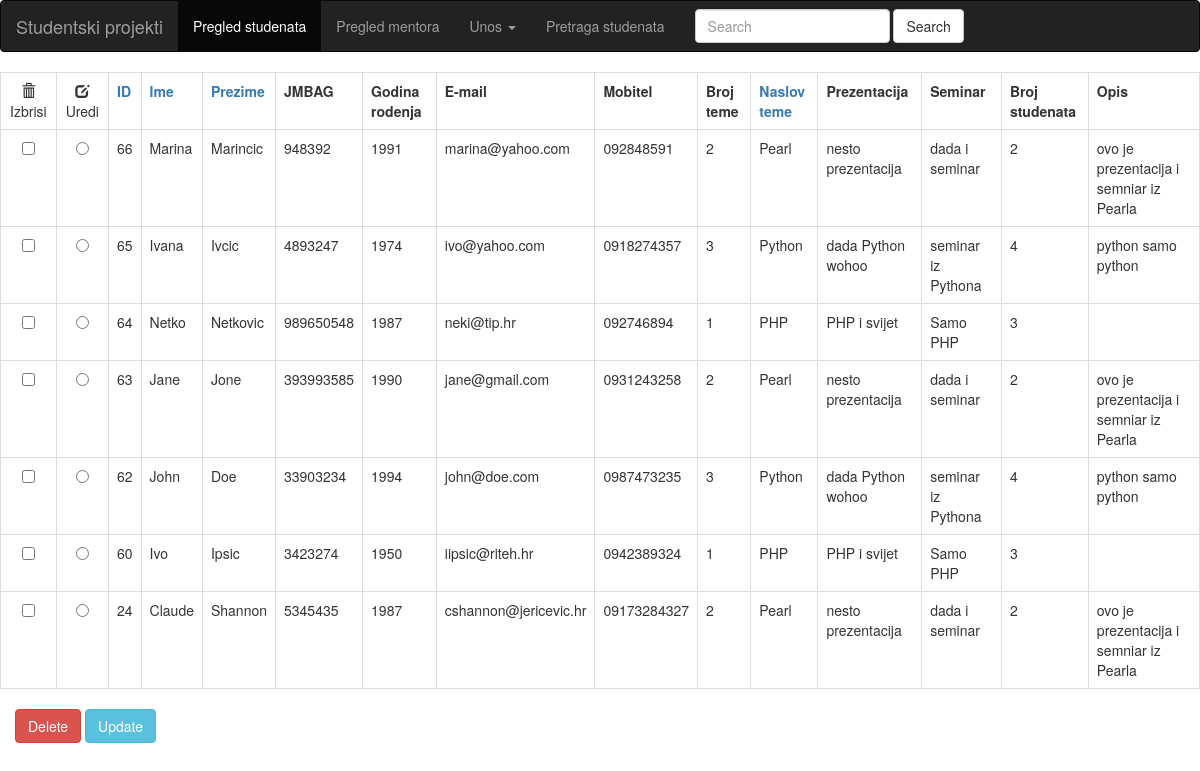
Page /sort_student.php?sortID=desc on the committed database.
### tables this page shows
CREATE TABLE `student` (
  `idStudent` int(11) NOT NULL,
  `ime` char(20) NOT NULL,
  `prezime` char(40) NOT NULL,
  `JMBAG` bigint(10) NOT NULL,
  `godRod` int(5) NOT NULL,
  `mob` varchar(20) NOT NULL,
  `email` varchar(50) NOT NULL,
  `idTema` int(11) NOT NULL
);

CREATE TABLE `tema` (
  `idTema` int(11) NOT NULL,
  `jezik` varchar(50) NOT NULL,
  `prezentacija` varchar(100) NOT NULL,
  `seminar` varchar(100) NOT NULL,
  `brStudenti` int(11) NOT NULL,
  `opis` text,
  `idRaspored` int(11) NOT NULL
);

### sort_student.php (the view, shortened to what this page needs)
<?php
$linkAscDescIme = "asc";
$linkAscDescPrezime = "desc";
$linkAscDescID = "desc";
$linkAscDescNaslov = "desc";
$redoslijed = "SELECT * FROM student JOIN tema ON student.idTema = tema.idTema";
$result = izvrsiQuery($redoslijed);
if (isset($_GET['sortID'])) {
    $linkAscDescID= $_GET['sortID'];
    if(isset($linkAscDescID) and $linkAscDescID=="asc"){
        $linkAscDescID="desc";
    } else {
        $linkAscDescID="asc";
    }
}
if (isset($_GET['sortID'])) {
    switch ($_GET['sortID']) {
               case "desc":
                     $redoslijed = "SELECT * FROM student JOIN tema ON student.idTema = tema.idTema ORDER BY student.idStudent DESC";
                     break;
    }
    $result = izvrsiQuery($redoslijed);
}
function izvrsiQuery($query)
{
    $dbuser = "DB_USER";
	$dbpass = "DB_PASS";
	$dbname = "DB_NAME";
    $conn = mysqli_connect("localhost", $dbuser,  $dbpass)
    or die("Pogreska spajanja: " . mysqli_error($conn));
    mysqli_select_db($conn, $dbname);
    $result = mysqli_query($conn, $query);
    return $result;
}
?>
<!DOCTYPE html>
<html>
    <head>
      <link href = "//maxcdn.bootstrapcdn.com/bootstrap/3.3.1/css/bootstrap.min.css" rel = "stylesheet">
       <nav class="navbar navbar-inverse">
      <div class="container-fluid">
        <div class="navbar-header">
          <a class="navbar-brand" href="index.php">Studentski projekti</a>
        </div>
        <ul class="nav navbar-nav">
          <li class="active"><a href="sort_student.php">Pregled studenata</a></li>
      <li><a href="table_mentor.php">Pregled mentora</a></li>
         <li class="dropdown">
            <a class="dropdown-toggle" data-toggle="dropdown" href="unos_raspored.php">Unos
            <span class="caret"></span></a>
        </li>
          <li><a href="find_student.php">Pretraga studenata</a></li>
        </ul>
        <form class="navbar-form navbar-left" action="find_student.php" method="GET">
            <div class="form-group">
             <input type="text" name="searching" class="form-control" placeholder="Search">
            </div>
           <input type="submit" value="Search" class="btn btn-default">
          </form>
      </div>
    </nav>
    </head>
    <body>
        <form action="sort_student.php" method="GET">
            <table class="table table-bordered table-hover">
                <tr>
                    <td align="center"><span class="glyphicon glyphicon-trash"></span> Izbrisi</td>
                    <td align="center"><span class="glyphicon glyphicon-edit"></span> Uredi</td>
                    <?php echo "<th><a href='sort_student.php?sortID=$linkAscDescID'>ID</a></th>" ?>
                    <?php echo "<th><a href='sort_student.php?sortIme=$linkAscDescIme'>Ime</a></th>" ?>
                    <?php echo "<th><a href='sort_student.php?sortPrezime=$linkAscDescPrezime'>Prezime</a></th>" ?>
                    <th>JMBAG</th>
                    <th>Godina rodenja</th>
                    <th>E-mail</th>
                    <th>Mobitel</th>
                    <th>Broj teme</th>
                     <?php echo "<th><a href='sort_student.php?sortNaslov=$linkAscDescNaslov'>Naslov teme</a></th>" ?>
                    <th>Prezentacija</th>
                    <th>Seminar</th>
                    <th>Broj studenata</th>
                    <th>Opis</th>
                </tr>
                <?php while ($row = mysqli_fetch_array($result)):?>
                <tr>
                <td align="center"><input name="checkboxDelete" type="checkbox" id="checkbox" value="<?php echo $row['idStudent']?>"></td>
                 <td align="center"><input name="radioUpdate" type="radio" id="radio" value="<?php echo $row['idStudent']?>"></td>
                    <td><?php echo $row['idStudent'];?></td>
                    <td><?php echo $row['ime'];?></td>
                    <td><?php echo $row['prezime'];?></td>
                    <td><?php echo $row['JMBAG'];?></td>
                    <td><?php echo $row['godRod'];?></td>
                    <td><?php echo $row['email'];?></td>
                    <td><?php echo $row['mob'];?></td>
                    <td><?php echo $row['idTema'];?></td>
                    <td><?php echo $row['jezik'];?></td>
                    <td><?php echo $row['prezentacija'];?></td>
                    <td><?php echo $row['seminar'];?></td>
                    <td><?php echo $row['brStudenti'];?></td>
                    <td><?php echo $row['opis'];?></td>
					<?php endwhile;?>
				</tr>
            </table>
            <div class="container pull-left">
             <div class="row">
                <div class="col-lg-5">
                <input class="btn btn-danger" name="delete" type="submit" id="delete" value="Delete"></input>
                <input class="btn btn-info" type ="submit" value="Update"></input>
                 </div>
                 </div>
             </div>
        </form>
    </body>
</html>

### sort_student.php (style rules this page uses)
table,tr,th,td { border: 1px solid black; }

### rows in the picture
student: idStudent "66", ime "Marina", prezime "Marincic", JMBAG "948392", godRod "1991", email "marina@yahoo.com", mob "092848591", idTema.idTema "2", idTema.jezik "Pearl", idTema.prezentacija "nesto prezentacija", idTema.seminar "dada i seminar", idTema.brStudenti "2", idTema.opis "ovo je prezentacija i semniar iz Pearla"
student: idStudent "65", ime "Ivana", prezime "Ivcic", JMBAG "4893247", godRod "1974", email "ivo@yahoo.com", mob "0918274357", idTema.idTema "3", idTema.jezik "Python", idTema.prezentacija "dada Python wohoo", idTema.seminar "seminar iz Pythona", idTema.brStudenti "4", idTema.opis "python samo python"
student: idStudent "64", ime "Netko", prezime "Netkovic", JMBAG "989650548", godRod "1987", email "neki@tip.hr", mob "092746894", idTema.idTema "1", idTema.jezik "PHP", idTema.prezentacija "PHP i svijet", idTema.seminar "Samo PHP", idTema.brStudenti "3"
student: idStudent "63", ime "Jane", prezime "Jone", JMBAG "393993585", godRod "1990", email "jane@gmail.com", mob "0931243258", idTema.idTema "2", idTema.jezik "Pearl", idTema.prezentacija "nesto prezentacija", idTema.seminar "dada i seminar", idTema.brStudenti "2", idTema.opis "ovo je prezentacija i semniar iz Pearla"
student: idStudent "62", ime "John", prezime "Doe", JMBAG "33903234", godRod "1994", email "john@doe.com", mob "0987473235", idTema.idTema "3", idTema.jezik "Python", idTema.prezentacija "dada Python wohoo", idTema.seminar "seminar iz Pythona", idTema.brStudenti "4", idTema.opis "python samo python"
student: idStudent "60", ime "Ivo", prezime "Ipsic", JMBAG "3423274", godRod "1950", email "iipsic@riteh.hr", mob "0942389324", idTema.idTema "1", idTema.jezik "PHP", idTema.prezentacija "PHP i svijet", idTema.seminar "Samo PHP", idTema.brStudenti "3"
student: idStudent "24", ime "Claude", prezime "Shannon", JMBAG "5345435", godRod "1987", email "cshannon@jericevic.hr", mob "09173284327", idTema.idTema "2", idTema.jezik "Pearl", idTema.prezentacija "nesto prezentacija", idTema.seminar "dada i seminar", idTema.brStudenti "2", idTema.opis "ovo je prezentacija i semniar iz Pearla"
